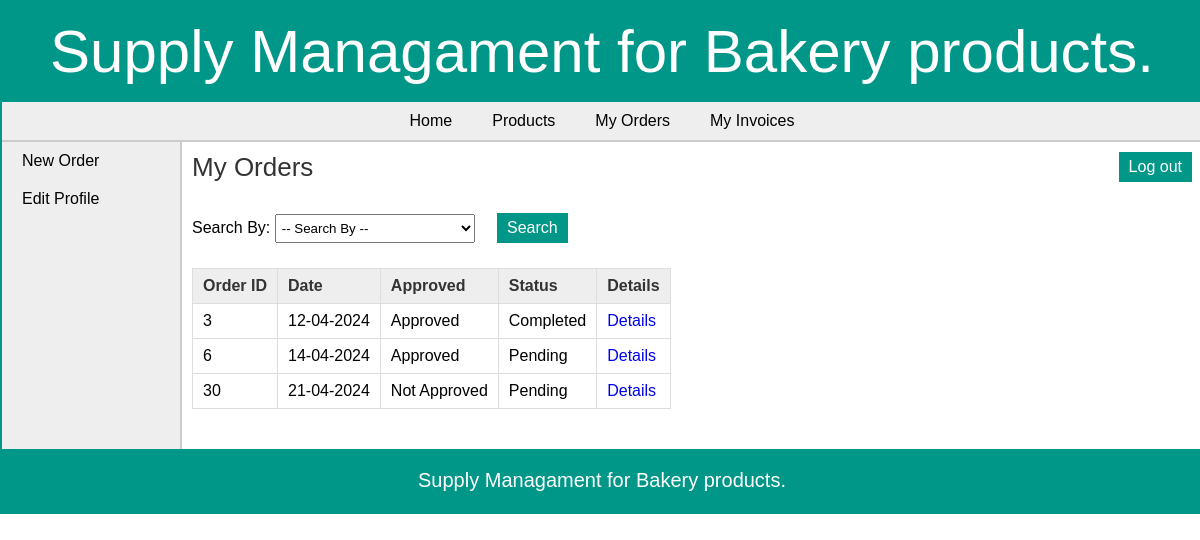
Screenshot of /retailer/view_my_orders.php?status=redirect (signed in) with the database file from the repository.
### tables this page shows
CREATE TABLE `orders` (
  `order_id` int(11) NOT NULL,
  `date` date NOT NULL,
  `retailer_id` int(11) NOT NULL,
  `approved` tinyint(1) NOT NULL,
  `status` tinyint(1) NOT NULL,
  `total_amount` decimal(10,3) NOT NULL
);

### retailer/view_my_orders.php (the view, shortened to what this page needs)
<?php
	require("../includes/config.php");
	if(isset($_SESSION['retailer_login'])) {
		if(isset($_SESSION['retailer_login']) == true && isset($_SESSION['retailer_id'])) {
			$retailer_id = $_SESSION['retailer_id'];
			$error = "";
			if($_SERVER['REQUEST_METHOD'] == "POST") {
				if(isset($_POST['cmbFilter'])) {
					if(!empty($_POST['txtId'])) {
						$result = validate_number($_POST['txtId']);
						if($result == 1) {
							$order_id = $_POST['txtId'];
							$query_selectOrder = "SELECT * FROM orders,retailer,area WHERE orders.retailer_id=retailer.retailer_id AND retailer.area_id=area.area_id AND order_id='$order_id' AND orders.retailer_id='$retailer_id'";
							$result_selectOrder = mysqli_query($con,$query_selectOrder);
							$row_selectOrder = mysqli_fetch_array($result_selectOrder);
							if(empty($row_selectOrder)){
							   $error = "* No order was found with this ID";
							}
							else {
								mysqli_data_seek($result_selectOrder,0);
							}
						}
						else {
							$error = "* Invalid ID";
						}
					}
					else if(!empty($_POST['txtDate'])) {
						$date = $_POST['txtDate'];
						$query_selectOrder = "SELECT * FROM orders,retailer,area WHERE orders.retailer_id=retailer.retailer_id AND retailer.area_id=area.area_id AND date='$date' AND orders.retailer_id='$retailer_id'";
						$result_selectOrder = mysqli_query($con,$query_selectOrder);
						$row_selectOrder = mysqli_fetch_array($result_selectOrder);
						if(empty($row_selectOrder)){
						   $error = "* No order was found with the selected Date";
						}
						else {
							mysqli_data_seek($result_selectOrder,0);
						}
					}
					else if(!empty($_POST['cmbStatus'])) {
						if($_POST['cmbStatus'] == "zero") {
							$status = 0;
						}
						else {
							$status = $_POST['cmbStatus'];
						}
						$query_selectOrder = "SELECT * FROM orders,retailer,area WHERE orders.retailer_id=retailer.retailer_id AND retailer.area_id=area.area_id AND status='$status' AND orders.retailer_id='$retailer_id' ORDER BY approved,order_id DESC";
						$result_selectOrder = mysqli_query($con,$query_selectOrder);
						$row_selectOrder = mysqli_fetch_array($result_selectOrder);
						if(empty($row_selectOrder)){
						   $error = "* No order was found";
						}
						else {
							mysqli_data_seek($result_selectOrder,0);
						}
					}
					else if(!empty($_POST['cmbApproved'])) {
						if($_POST['cmbApproved'] == "zero") {
							$approved = 0;
						}
						else {
							$approved = $_POST['cmbApproved'];
						}
						$query_selectOrder = "SELECT * FROM orders,retailer,area WHERE orders.retailer_id=retailer.retailer_id AND retailer.area_id=area.area_id AND approved='$approved' AND orders.retailer_id='$retailer_id' ORDER BY order_id DESC";
						$result_selectOrder = mysqli_query($con,$query_selectOrder);
						$row_selectOrder = mysqli_fetch_array($result_selectOrder);
						if(empty($row_selectOrder)){
						   $error = "* No order was found";
						}
						else {
							mysqli_data_seek($result_selectOrder,0);
						}
					}
					else {
						$error = "* Please enter the data to search for.";
					}
				}
				else {
					$error = "Please choose an option to search for.";
				}
			}
			else {
				$query_selectOrder = "SELECT * FROM orders WHERE retailer_id='$retailer_id'";
				$result_selectOrder = mysqli_query($con,$query_selectOrder);
			}
		}
		else {
			header('Location:../index.php');
		}
	}
	else {
		header('Location:../index.php');
	}
?>
<!DOCTYPE html>
<html>
<head>
	<link rel="stylesheet" href="../includes/main_style.css" >
	<link rel="stylesheet" href="css/smoothness/jquery-ui.css">
</head>
<body>
	<?php
		include("../includes/header.inc.php");
		include("../includes/nav_retailer.inc.php");
		include("../includes/aside_retailer.inc.php");
	?>
	<section>
		<h1>My Orders</h1>
		<form action="" method="POST" class="form">
			Search By:
			<div class="input-box">
			<select name="cmbFilter" id="cmbFilter">
			<option value="" disabled selected>-- Search By --</option>
			</select>
			</div>
			<input type="submit" class="submit_button" value="Search" /> <span class="error_message"> <?php echo $error; ?> </span>
		</form>
		<form action="" method="POST" class="form">
		<table class="table_displayData" style="margin-top:20px;">
			<tr>
				<th> Order ID </th>
				<th> Date </th>
				<th> Approved </th>
				<th> Status </th>
				<th> Details </th>
			</tr>
			<?php $i=1; while($row_selectOrder = mysqli_fetch_array($result_selectOrder)) { ?>
			<tr>
				<td> <?php echo $row_selectOrder['order_id']; ?> </td>
				<td> <?php echo date("d-m-Y",strtotime($row_selectOrder['date'])); ?> </td>
				<td>
					<?php
						if($row_selectOrder['approved'] == 0) {
							echo "Not Approved";
						}
						else {
							echo "Approved";
						}
					?>
				</td>
				<td>
					<?php
						if($row_selectOrder['status'] == 0) {
							echo "Pending";
						}
						else {
							echo "Completed";
						}
					?>
				</td>
				<td> <a href="view_order_items.php?id=<?php echo $row_selectOrder['order_id']; ?>">Details</a> </td>
			</tr>
			<?php $i++; } ?>
		</table>
		</form>
	</section>
	<?php
		include("../includes/footer.inc.php");
	?>
</body>
</html>

### includes/main_style.css (style rules this page uses)
* { font-family: arial,sans-serif; margin:0px; padding:0px; }
body { width:1200px; margin:auto; border:2px solid #009688; }
a { text-decoration:none; }
.input-box { display:inline-block; margin:5px 0px; }
.input-box select { padding:5px 2px; width:200px; margin:auto; }
.submit_button { font-size:16px; margin-top:20px; margin-right:20px; padding:6px 10px; background-color:#009688; border:none; color:white; }
section { width:1000px; padding:10px; padding-bottom:40px; }
section h1 { margin-bottom:10px; font-weight:normal; color:#333; font-size: 26px; }
table { border-collapse: collapse; }
.table_displayData td, .table_displayData th { border:1px solid #ddd; padding: 8px 10px; text-align: left; }
.table_displayData th { background-color:#eee; color:#333; }

### rows the page displays
orders: order_id "3", date "12-04-2024", approved "Approved", status "Completed"
orders: order_id "6", date "14-04-2024", approved "Approved", status "Pending"
orders: order_id "30", date "21-04-2024", approved "Not Approved", status "Pending"
